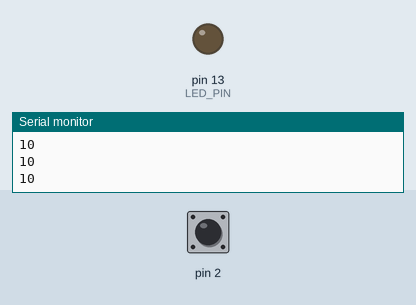
This sketch was run on a simulated Arduino Uno, built with avr-gcc and run on an emulated ATmega328P. Parts: output pins drawn as LEDs (lit = HIGH), the last lines printed to the serial monitor. The test bench sets the inputs (shaded band); at power-on: pin 2 HIGH.

Above: at 1.2 s.
1.3 s: pin 2 pulled LOW for 0.15 s
At 1.38 s:
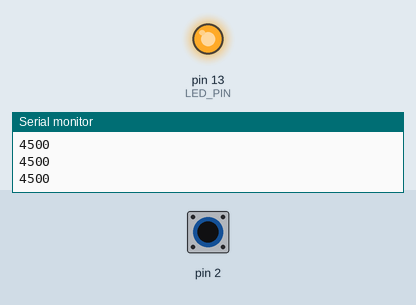
2.9 s: pin 2 pulled LOW for 3.2 s
At 6.6 s:
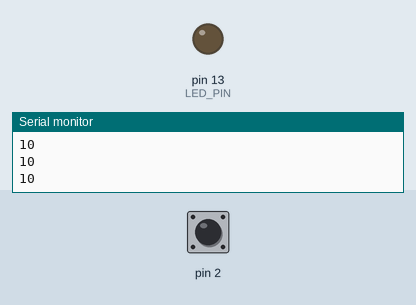
Timing chart, 0 to 8.1 s (numbered marks = the images above; inputs shaded):
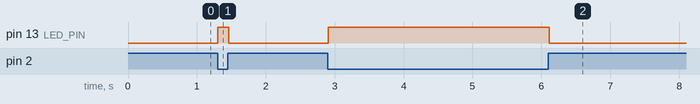

Measured:
- after the input at 1.3 s, pin 13 (LED_PIN): LOW → HIGH at once, → LOW 0.16 s later
- after the input at 2.9 s, pin 13 (LED_PIN): LOW → HIGH at once, → LOW 3.2 s later

The sketch:

NanoCapSense.ino
```cpp
/*
 * Capsense with an ATTINY85 Lily/Digispark
 * Connect SEND PIN to PIN 0 and RECV PIN to PIN 4
 */

#include <CapacitiveSensor.h>

#define CAP_SENS  2
#define CAP_SEND  3
#define LED_PIN   13

// 1M resistor between pins
// 100pF cap between CAP_SENS and GND
// add a capacitive sensor (wire, foil, conductive object) to pin CAP_SENS
CapacitiveSensor capsense = CapacitiveSensor(CAP_SEND, CAP_SENS);

void setup() {
  pinMode(LED_PIN, OUTPUT);
  Serial.begin(9600);
  // turn off autocalibrate on channel 1 - just as an example
  capsense.set_CS_AutocaL_Millis(0xFFFFFFFF);
  //capsense.set_CS_AutocaL_Millis(100);
}

void loop() {
  int mappedval = 0;
  long capval =  capsense.capacitiveSensor(30);
  Serial.println(capval);
  if(capval > 1500) {
    digitalWrite(LED_PIN, HIGH);
  } else {
    digitalWrite(LED_PIN, LOW);
  }
  delay(10);                             // arbitrary delay to limit data to serial port
}
```
